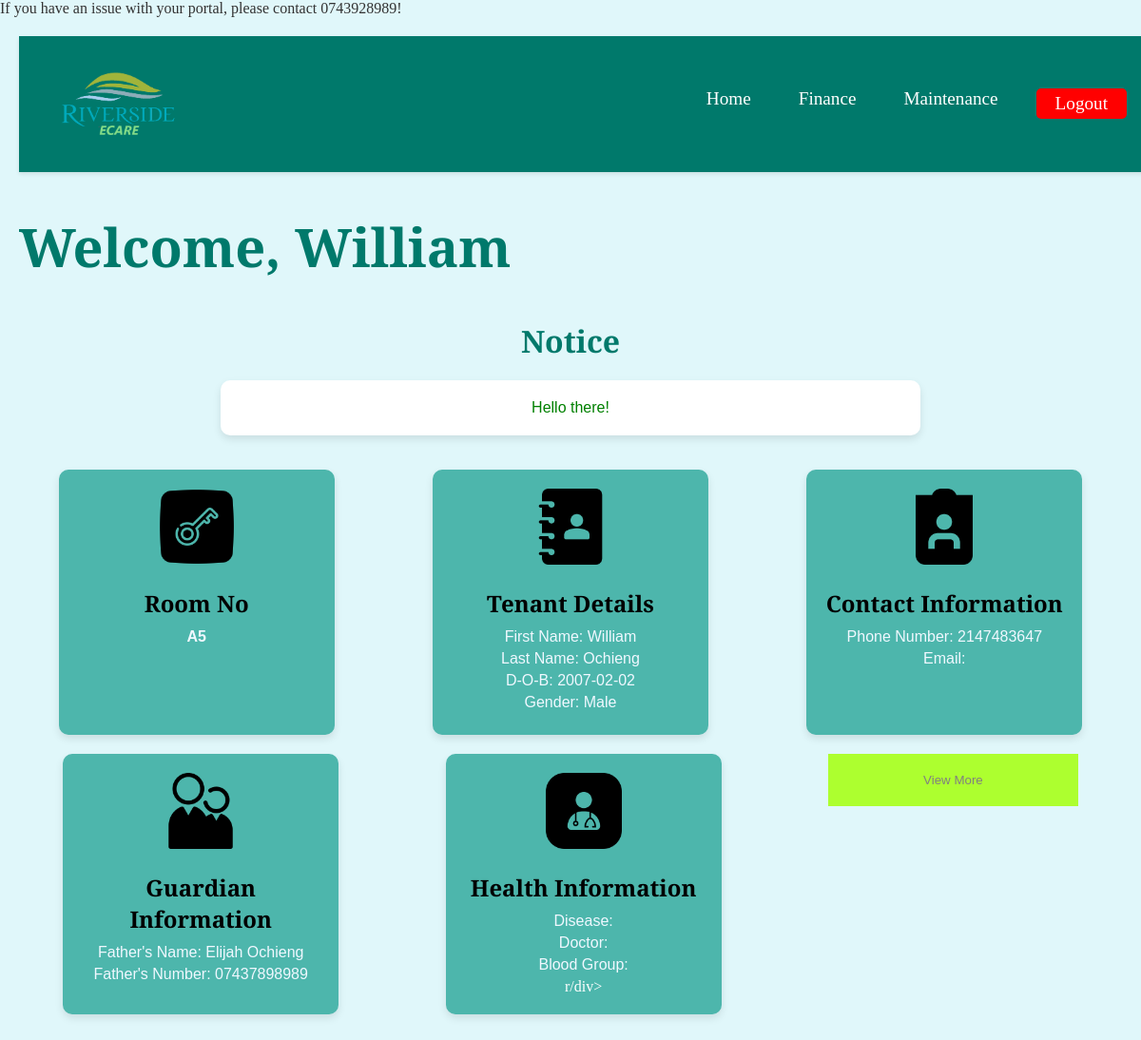
/ECARE/tenantbase.php (signed in), run on the app's committed database.
### tables this page shows
CREATE TABLE `tenantaccountblocka` (
  `RoomNo` varchar(4) NOT NULL,
  `FirstName` varchar(200) NOT NULL,
  `LastName` varchar(200) NOT NULL,
  `PhoneNumber` int(200) NOT NULL,
  `Username` varchar(200) NOT NULL,
  `Password` varchar(200) NOT NULL,
  `University` varchar(200) NOT NULL,
  `Checkin` date DEFAULT NULL,
  `D-O-B` date NOT NULL,
  `MonthBalance` varchar(10000) NOT NULL DEFAULT '3500 ',
  `RentStatus` varchar(100) NOT NULL,
  `Gender` varchar(200) NOT NULL,
  `FatherName` varchar(200) NOT NULL,
  `FatherNumber` varchar(200) NOT NULL,
  `Disease` varchar(200) DEFAULT NULL,
  `Doctor` varchar(200) DEFAULT NULL,
  `BloodGroup` varchar(200) DEFAULT NULL,
  `Email` varchar(200) DEFAULT NULL
);

CREATE TABLE `record` (
  `Detail` varchar(200) NOT NULL,
  `Admin` varchar(200) NOT NULL,
  `Date` date NOT NULL
);

### ECARE/tenantbase.php (the view, shortened to what this page needs)
<?php
include("connection.php");
$user = $_SESSION['username'];
$query = "SELECT * FROM tenantaccountblocka WHERE Username = ?";
$stmt = mysqli_prepare($conn, $query);
mysqli_stmt_bind_param($stmt, "s", $user);
mysqli_stmt_execute($stmt);
$result = mysqli_stmt_get_result($stmt);
if ($result && mysqli_num_rows($result) > 0) {
    $row = mysqli_fetch_assoc($result);
    $name = $row['FirstName'];
    $lastName = $row['LastName'];
    $room = $row['RoomNo'];
    $dateofbirth = $row['D-O-B'];
    $gender = $row['Gender'];
    $FatherName = $row['FatherName'];
    $Fathernumber = $row['FatherNumber'];
    $Disease = $row['Disease'];
    $PhoneNumber = $row['PhoneNumber'];
    $Email = $row['Email'];
    $Doctor = $row['Doctor'];
    $Blood = $row['BloodGroup'];
} else {
    echo "Error fetching tenant information.";
}
$noticeQuery = "SELECT Detail FROM record LIMIT 1";
$noticeResult = mysqli_query($conn, $noticeQuery);
$currentNotice = "No current notices.";
if ($noticeResult && mysqli_num_rows($noticeResult) > 0) {
    $noticeRow = mysqli_fetch_assoc($noticeResult);
    $currentNotice = $noticeRow['Detail'];
}
?>
<!DOCTYPE html>
<html lang="en">
<head>
  <link rel="stylesheet" href="https://cdn.jsdelivr.net/npm/sweetalert2@11/dist/sweetalert2.min.css">
</head>
<body>
    <marquee scrollamount="15" direction="left">If you have an issue with your portal, please contact 0743928989!</marquee>
    <div class="main">
        <?php include("base.php"); ?>
        <div class="header">
            <h1>Welcome, <?php echo $name; ?></h1>
        </div>
        <div class="notices">
            <h2>Notice</h2>
            <div class="notices-border">
                <p><?php echo htmlspecialchars($currentNotice); ?></p>
            </div>
        </div>
        <br><br>
        <div class="boxes">
            <div class="box">
                <img width="80" src="images/key.png">
                <h2>Room No</h2>
                <p><b><?php echo $room; ?></b></p>
            </div>
            <div class="box">
            <img width="80" src="images/dex.png">
                <h2>Tenant Details</h2>
                <p>First Name: <?php echo $name; ?></p>
                <p>Last Name: <?php echo $lastName; ?></p>
                <p>D-O-B: <?php echo $dateofbirth; ?></p>
                <p>Gender: <?php echo $gender; ?></p>
            </div>
            <div class="box">
                <img width="80" src="images/user1.png">
                <h2>Contact Information</h2>
                <p>Phone Number: <?php echo $PhoneNumber; ?></p>
                <p>Email: <?php echo $Email; ?></p>
            </div>
            <div class="box">
            <img width="80" src="images/user.png">
                <h2>Guardian Information</h2>
                <p>Father's Name: <?php echo $FatherName; ?></p>
                <p>Father's Number: <?php echo $Fathernumber; ?></p>
            </div>
            <div class="box">
            <img width="80" src="images/doctor.png">
                <h2>Health Information</h2>
                <p>Disease: <?php echo $Disease; ?></p>
                <p>Doctor: <?php echo $Doctor; ?></p>
                <p>Blood Group: <?php echo $Blood; ?></p>
          r/div>
        </div>
        <div style="text-align: center; " class="BUTTON">
        <button id="myBtn" class="BTN" style="">View More</button>
        </div>
    </div>
</body>
</html>

### ECARE/tenantbase.php (style rules this page uses)
body { margin: 0; font-family: 'Cormorant Garamond', serif; background: #f0f4f8; color: #333; }
.main { background: #e0f7fa; padding: 20px; min-height: 100vh; }
.header { text-align: left; color: #00796b; font-weight: 700; font-style: bold; padding-top: 40px; margin-bottom: 40px; }
.header h1 { margin: 0; font-size: 3.5rem; }
.boxes { display: flex; flex-wrap: wrap; justify-content: space-around; gap: 20px; margin-bottom: 20px; }
.box { background-color: #4db6ac; color: white; width: 250px; border-radius: 10px; padding: 20px; text-align: center; box-shadow: 0 4px 8px rgba(0, 0, 0, 0.1); }
.box h2 { margin-bottom: 10px; font-size: 1.5rem; color: black; }
.box p { margin: 5px 0; font-family: Arial, Helvetica, sans-serif; color: aliceblue; }
.notices { text-align: center; margin-top: 20px; }
.notices h2 { margin-bottom: 20px; font-size: 2rem; color: #00796b; }
.notices-border { background-color: white; border-radius: 10px; padding: 20px; width: 60%; margin: 0 auto; box-shadow: 0 4px 8px rgba(0, 0, 0, 0.1); }
.notices-border p { margin: 0; color: green; font-family: Arial; }
.BTN { padding: 20px 100px;; background: greenyellow; color: grey; border: none }

### ECARE/base.php (style rules this page uses)
body { font-family: 'Cormorant Garamond', serif; margin: 0; padding: 0; background: #e0f7fa; color: #333; }

### data on the page
tenantaccountblocka: FirstName "William", RoomNo "A5", LastName "Ochieng", value "2007-02-02", Gender "Male", PhoneNumber "2147483647", FatherName "Elijah Ochieng", FatherNumber "07437898989"
record: Detail "Hello there!"
